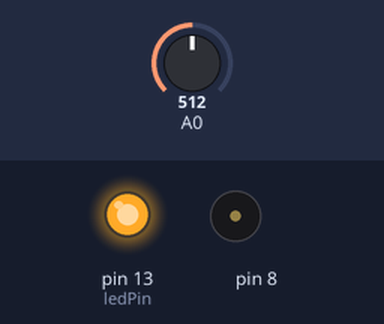
Recording of a sketch running on a simulated Arduino Uno, built with avr-gcc and run on an emulated ATmega328P. On the bench: output pins drawn as LEDs (lit = HIGH), buzzer (waves = sounding). The inputs (shaded band) are chosen by the test bench; at power-on: A0 = 512. Random numbers use the default seed unless the sketch sets one; what the sketch prints to the serial monitor is not drawn.

Above: at 0.1 s.
At 5.1 s:
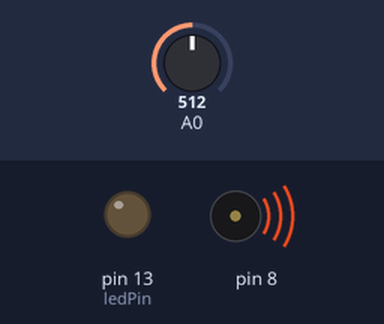
Timing chart, 0 to 45.0 s (numbered marks = the images above):
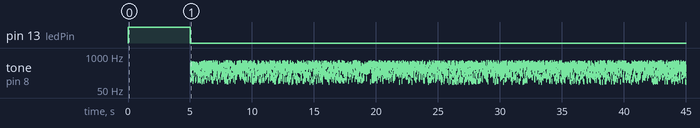

The sketch:

light_theremin.ino
```cpp
/*
    valence synth

        by Guy Bianco

    originally based off of light_theremin.ino and other examples
*/

int sensorHigh = 0;
int sensorLow  = 1023;

// LED pin
const int ledPin = 13;

void setup() {
    // turn on LED to signal the start of calibration
    pinMode(ledPin, OUTPUT);
    digitalWrite(ledPin, HIGH);

    // set serial (USB) communication
    Serial.begin(9600);

    // calibrate during first five seconds
    while(millis() < 5000){
      int sensorValue = analogRead(A0);

      // record max sensor value
      if(sensorValue > sensorHigh){
          sensorHigh = sensorValue;
      }

      // record min sensor value
      if(sensorValue < sensorLow){
          sensorLow = sensorValue;
      }
    }

    // signal end of calibration
    digitalWrite(ledPin, LOW);
}

void loop() {
    // read input from A0
    int sensorValue = analogRead(A0);

    // map sensor values to range of pitches
    // adjust values to conform to max and min
    // received from sensor
    int pitch = map(sensorValue,
                    sensorLow,
                    sensorHigh,
                    50,
                    4000);

    // modify the pitch in some manner
    pitch = pitchMod(pitch);

    // play the tone
    tone(8, pitch, 20);

    // send the pitch over serial (USB)
    Serial.println(pitch);

    // wait
    delay(10);
}

int pitchMod(int pitch) {
    int newPitch = pitch;
    newPitch += random(50, 500);
    newPitch %= 4000;
    return newPitch;
}
```

Measured:
- by itself, tone on pin 8: plays 256 Hz for 0.01 s, 448 Hz for 0.01 s, 122 Hz for 0.01 s, 407 Hz for 0.01 s, 229 Hz for 0.01 s, 521 Hz for 0.01 s … (3814 notes in this stretch)
